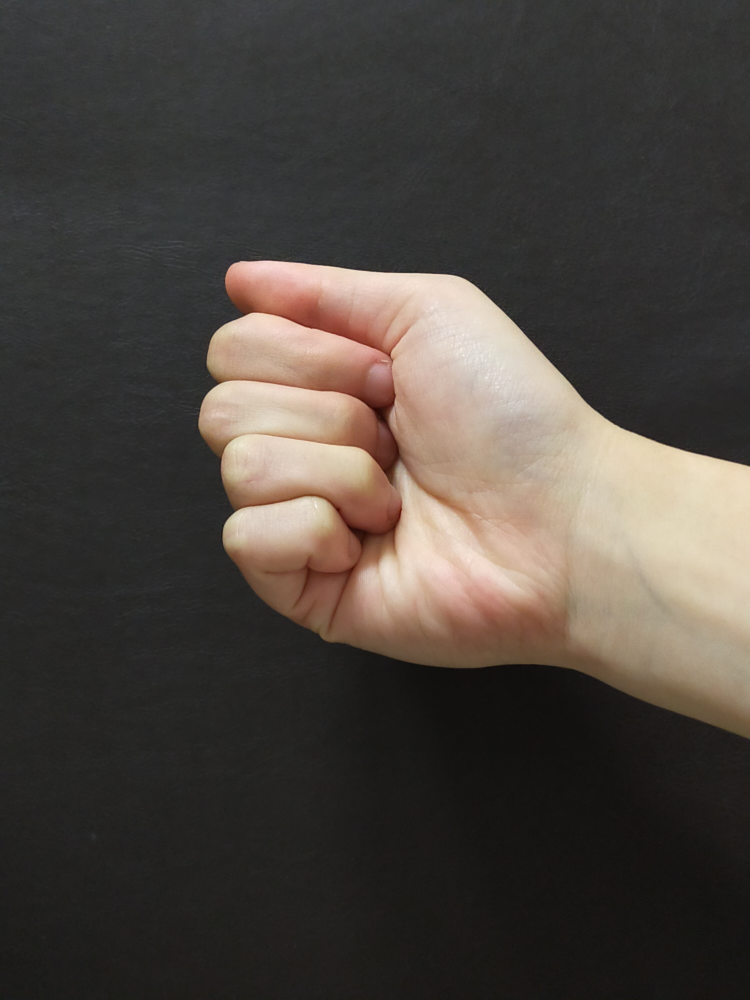
#> input picture dataset_org/0_r/IMG20210615021809.jpg, 3000 x 4000 px (shown at 1/4 size); its folder holds only this picture in this run
$ python preproces.py   (older library calls are emulated)
#> lines starting #> are read from the running program, lines starting #| are printed output that depends on the picture; after the words box and inside, x2 and y2 are one past the last pixel; in counts of white or black regions, pixels touching at a corner belong together
#!/usr/bin/env python
# coding: utf-8

# In[1]:


import cv2
import numpy as np
import glob
import PIL
from PIL import Image
from PIL import ImageDraw
import matplotlib.pyplot as plt


# In[ ]:


#二值化
myfiles = glob.glob('C:/Users/yutingweng/Desktop/gesture2/0_r/' + '*.jpg')
i = 0
for i,f in enumerate(myfiles):
    img = cv2.imread(f)
#> img is the input picture: shape (4000, 3000, 3); mean B, G, R 62.5, 68.3, 74.8
    (h,w,d) = img.shape
#> h = 4000; w = 3000; d = 3
    center = (w//2,h//2)
#> center = (1500, 2000)
    img_rotate = cv2.rotate(img,cv2.cv2.ROTATE_90_CLOCKWISE)
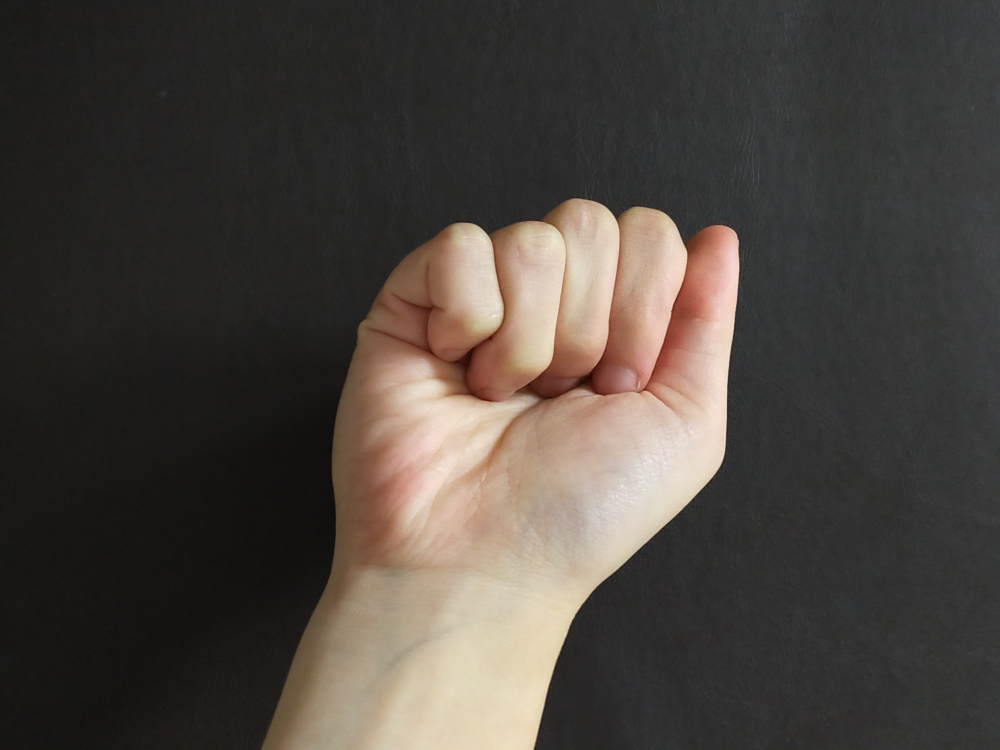
#> img_rotate: shape (3000, 4000, 3) (shown at 1/4 size); mean B, G, R 62.5, 68.3, 74.8
    img_new = cv2.cvtColor(img_rotate, cv2.COLOR_BGR2GRAY)
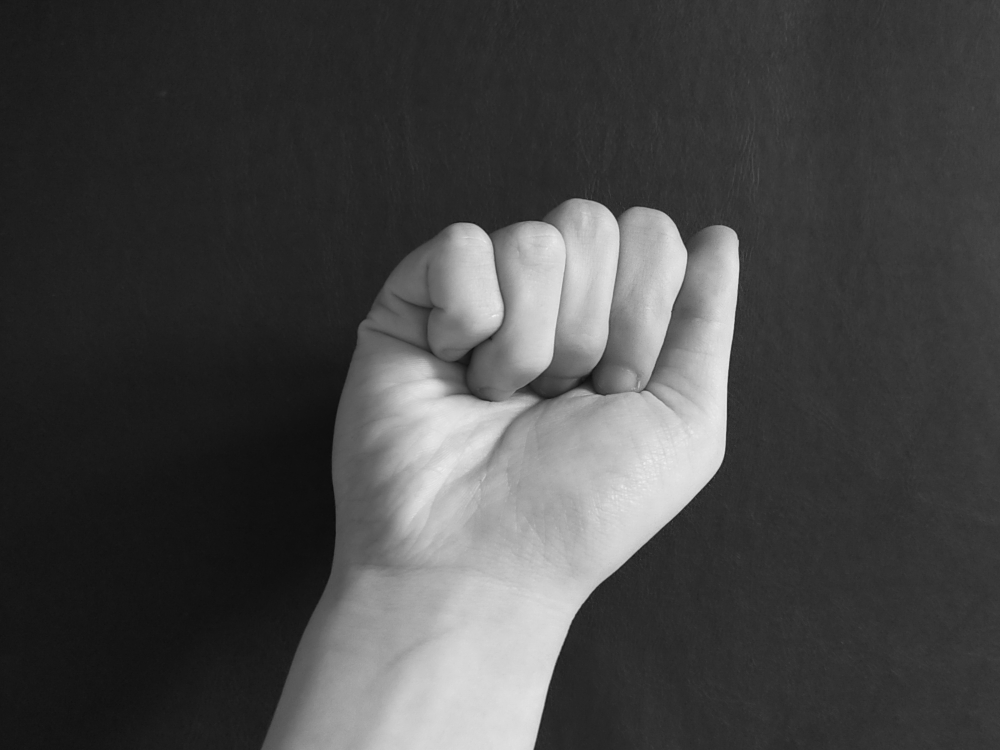
#> img_new: shape (3000, 4000) (shown at 1/4 size); min 7, max 247, mean 69.6
    ret,th2 = cv2.threshold(img_new, 80, 255, cv2.THRESH_BINARY)
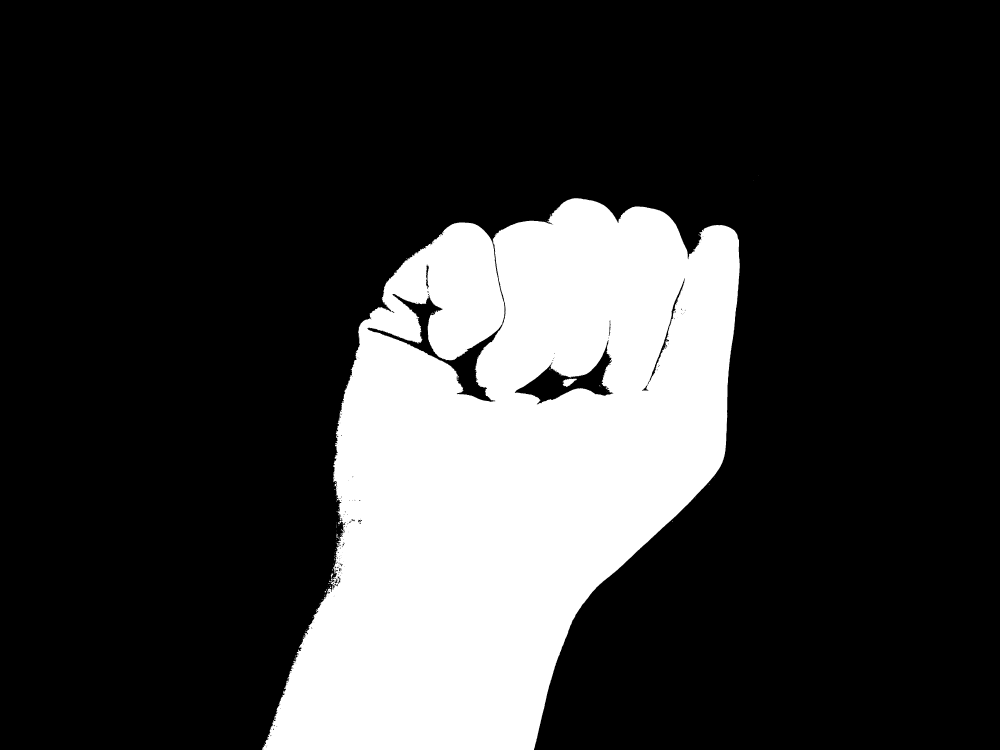
#> th2: shape (3000, 4000) (shown at 1/4 size); 22.3% white; 129 white regions (122 under 20 px), largest, box (x1, y1, x2, y2) and area: (1049, 793, 2959, 3000) 2674170, (2249, 1514, 2307, 1548) 1069, (1323, 2294, 1333, 2311) 86
    plt.imshow(th2, 'gray')
    plt.axis('off')
    plt.savefig('C:/Users/yutingweng/Desktop/gesture2/new0_r' + '/' +'0_' + str('{0:2d}').format(i+100) + '.jpg', bbox_inches='tight',pad_inches = 0)


#resize
myfiles = glob.glob('C:/Users/yutingweng/Desktop/0' + '/*.jpg')
i = 0
for i,f in enumerate(myfiles):
    img = Image.open(f)
    imgnew = img.resize((32,32),PIL.Image.ANTIALIAS)
    imgnew.save('C:/Users/yutingweng/Desktop/daya' + '/' +'L' + str('{0:2d}').format(i) + '.bmp')

$ run again, on dataset_org/0_r/IMG20210615021828.jpg
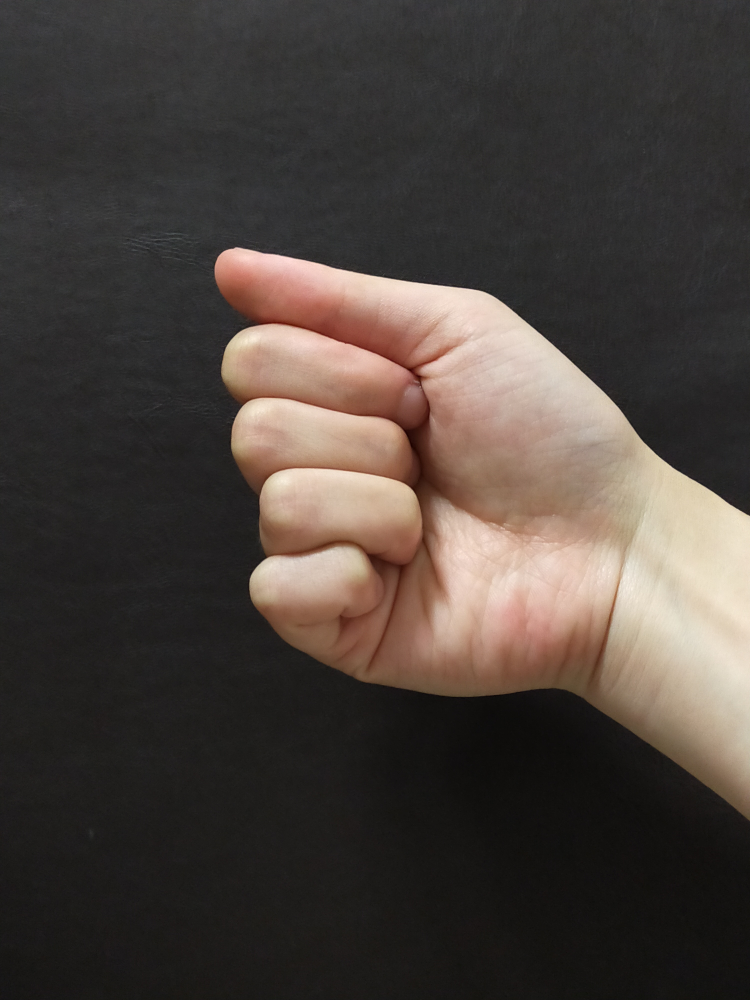
#> input picture dataset_org/0_r/IMG20210615021828.jpg, 3000 x 4000 px (shown at 1/4 size)
#> img is the input picture: shape (4000, 3000, 3); mean B, G, R 59.8, 65.1, 73.5
#> `img_new = cv2.cvtColor(img_rotate, cv2.COLOR_BGR2GRAY)`:
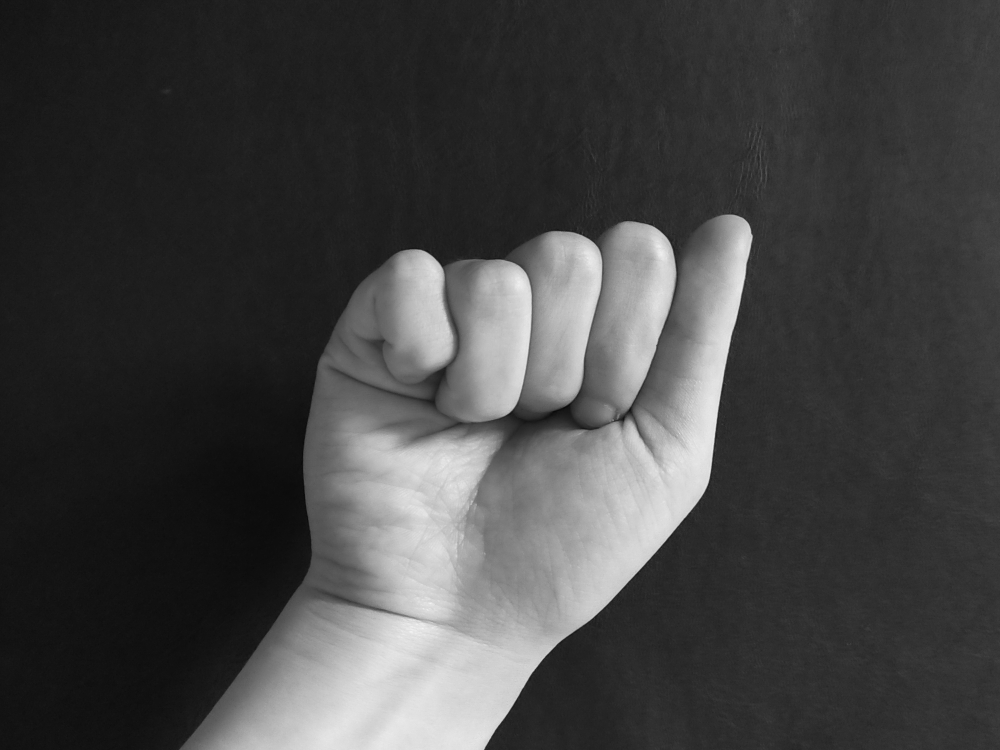
#> img_new: shape (3000, 4000) (shown at 1/4 size); min 2, max 253, mean 67
#> `ret,th2 = cv2.threshold(img_new, 80, 255, cv2.THRESH_BINARY)`:
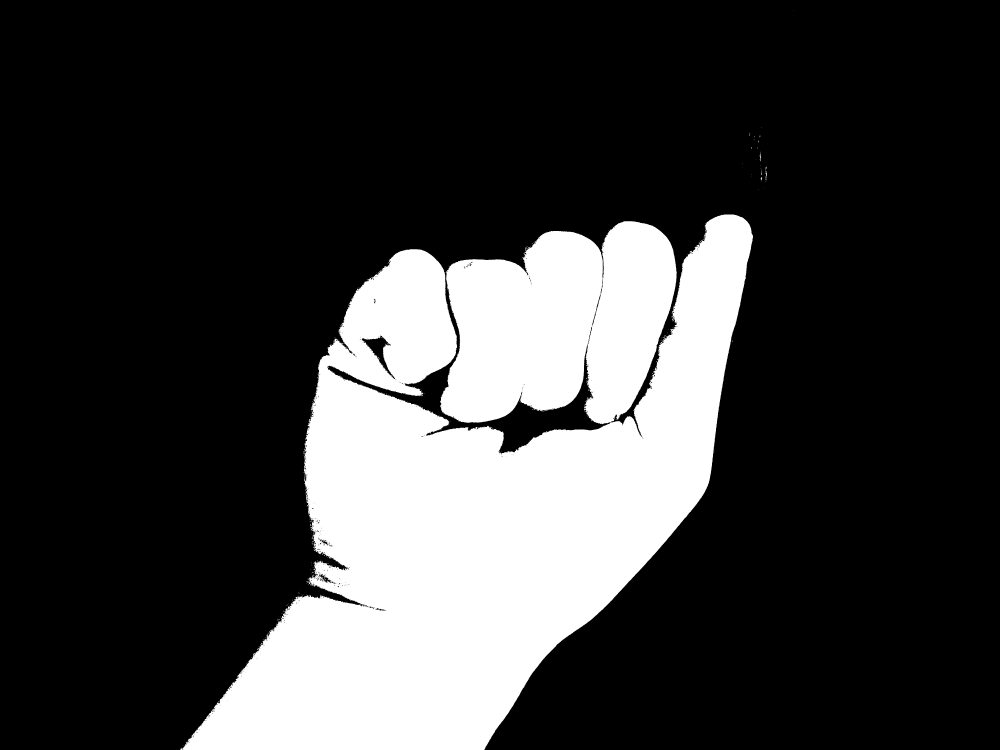
#> th2: shape (3000, 4000) (shown at 1/4 size); 23.2% white; 330 white regions (320 under 20 px), largest, box (x1, y1, x2, y2) and area: (720, 858, 3012, 3000) 2778445, (3062, 685, 3067, 723) 97, (3039, 613, 3043, 646) 77

$ run again, on dataset_org/0_r/IMG20210615021916.jpg
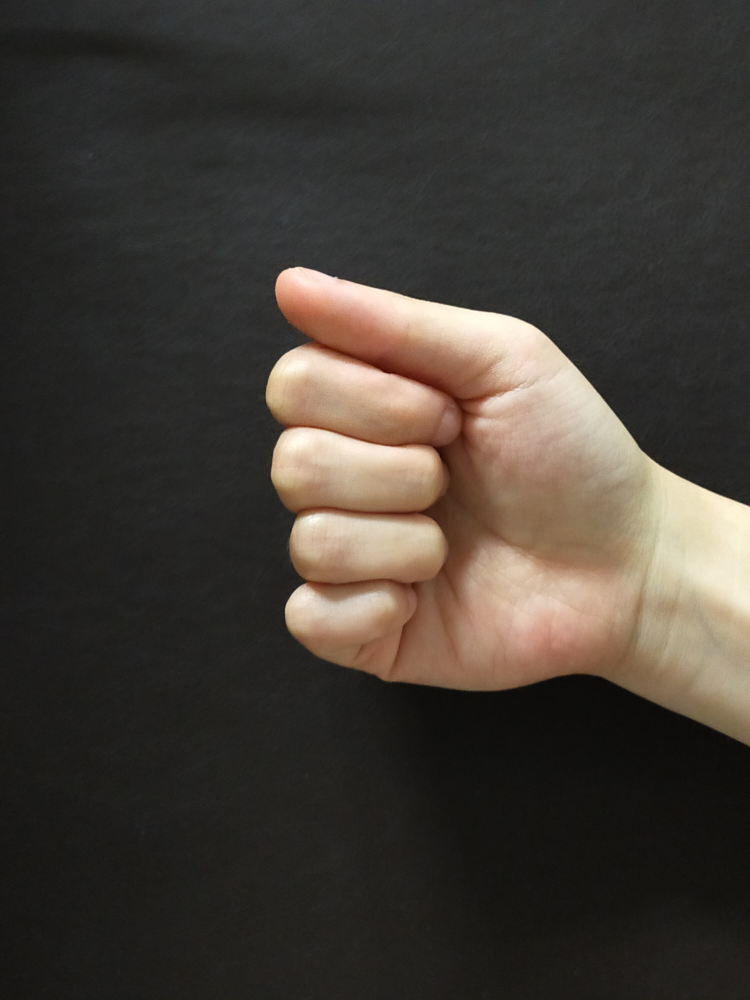
#> input picture dataset_org/0_r/IMG20210615021916.jpg, 3000 x 4000 px (shown at 1/4 size)
#> img is the input picture: shape (4000, 3000, 3); mean B, G, R 53.6, 60.2, 66.4
#> `img_new = cv2.cvtColor(img_rotate, cv2.COLOR_BGR2GRAY)`:
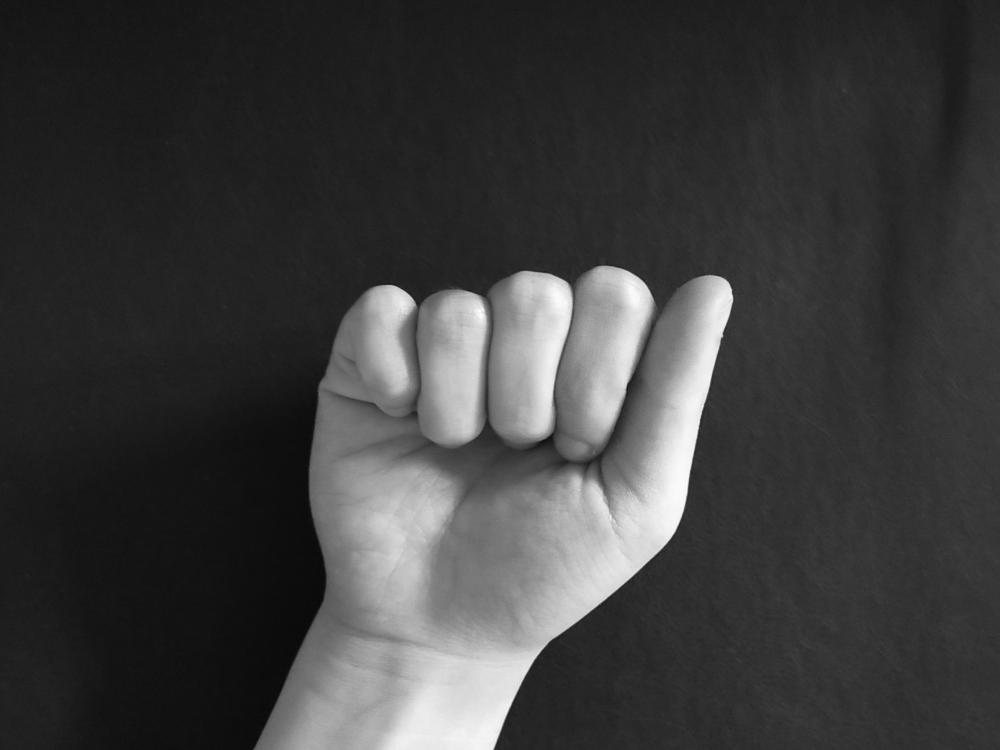
#> img_new: shape (3000, 4000) (shown at 1/4 size); min 4, max 254, mean 61.3
#> `ret,th2 = cv2.threshold(img_new, 80, 255, cv2.THRESH_BINARY)`:
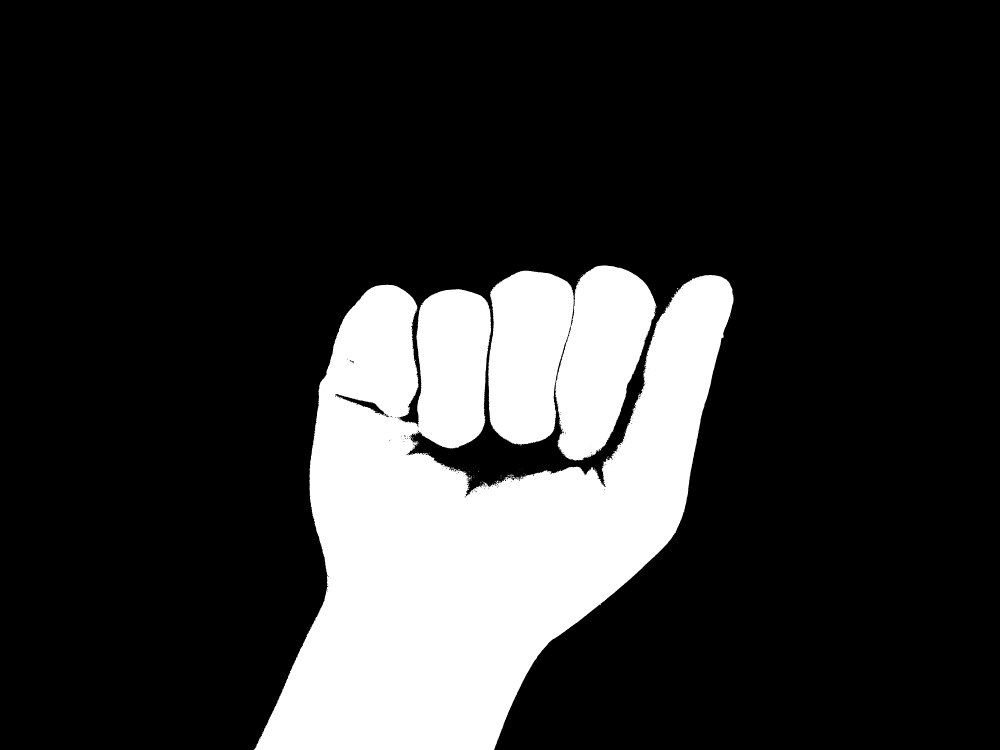
#> th2: shape (3000, 4000) (shown at 1/4 size); 19.2% white; 172 white regions (163 under 20 px), largest, box (x1, y1, x2, y2) and area: (1015, 1100, 2934, 3000) 1916588, (2221, 1062, 2627, 1842) 204486, (1953, 1083, 2295, 1781) 188069

$ run again, on dataset_org/0_r/IMG20210615021820.jpg
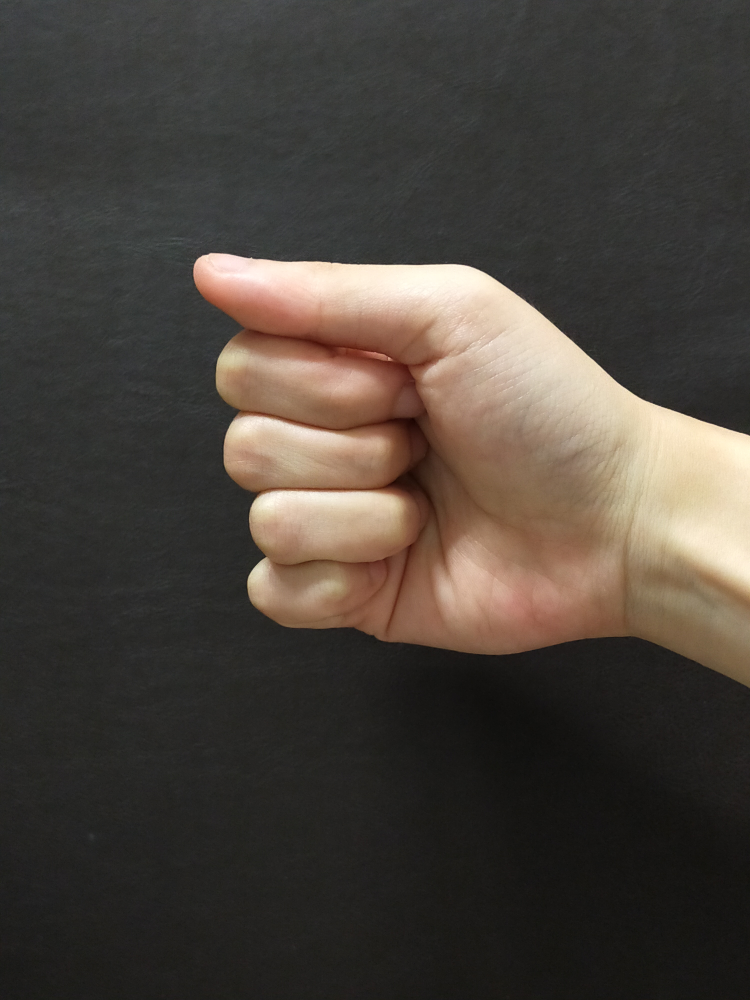
#> input picture dataset_org/0_r/IMG20210615021820.jpg, 3000 x 4000 px (shown at 1/4 size)
#> img is the input picture: shape (4000, 3000, 3); mean B, G, R 59.2, 66.1, 73.1
#> `img_new = cv2.cvtColor(img_rotate, cv2.COLOR_BGR2GRAY)`:
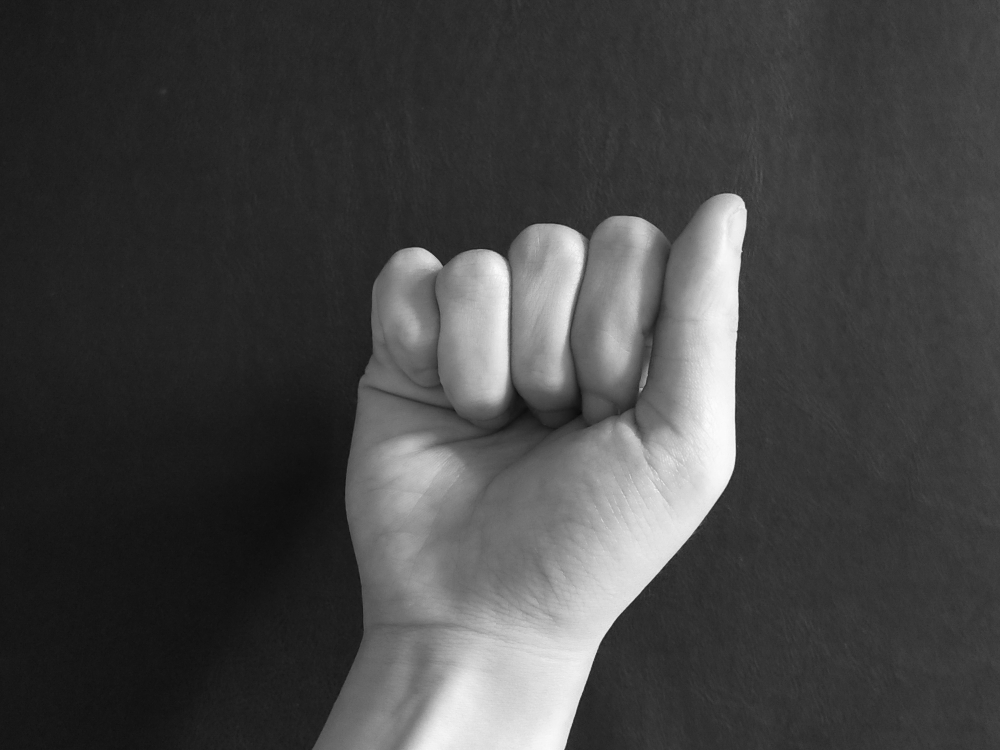
#> img_new: shape (3000, 4000) (shown at 1/4 size); min 7, max 253, mean 67.4
#> `ret,th2 = cv2.threshold(img_new, 80, 255, cv2.THRESH_BINARY)`:
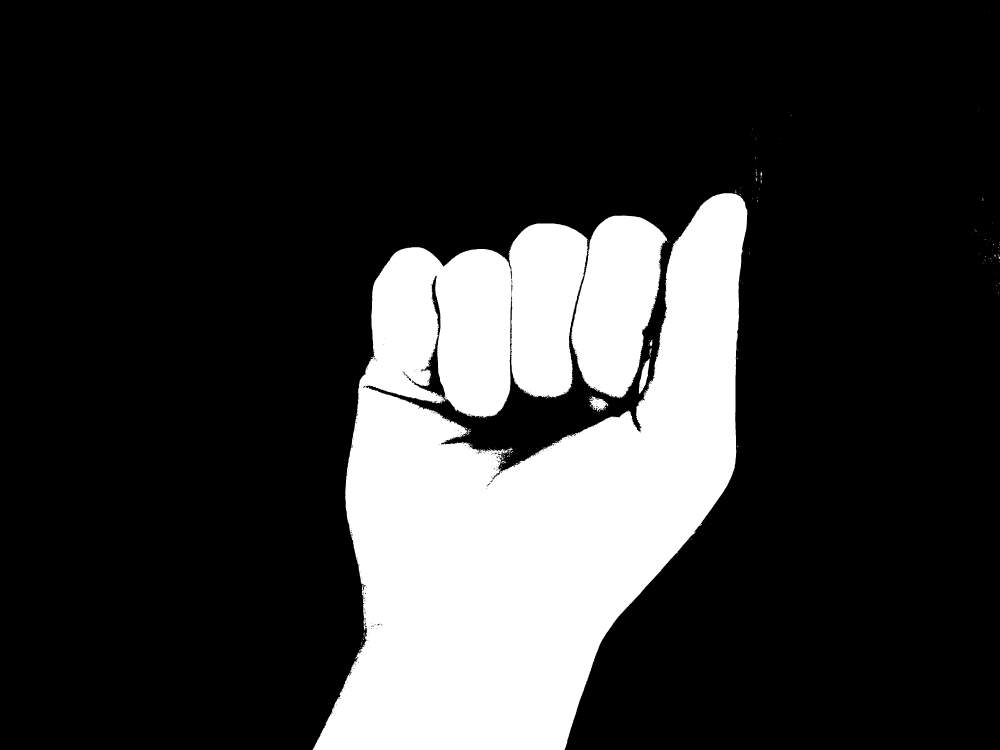
#> th2: shape (3000, 4000) (shown at 1/4 size); 21% white; 362 white regions (335 under 20 px), largest, box (x1, y1, x2, y2) and area: (1249, 773, 2989, 3000) 2319121, (2285, 862, 2668, 1592) 189929, (2555, 1435, 2599, 1575) 2726
